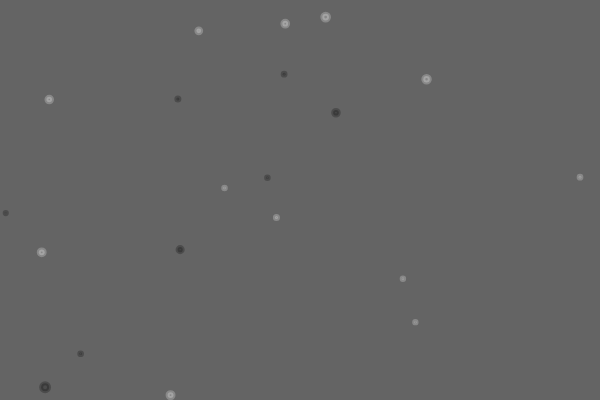
Frame 1 (no input)
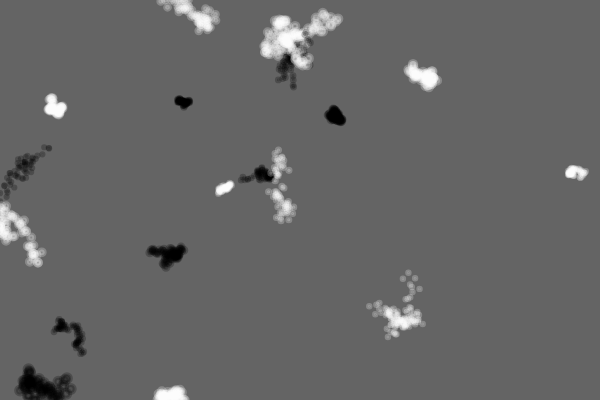
Frame 60 (no input)
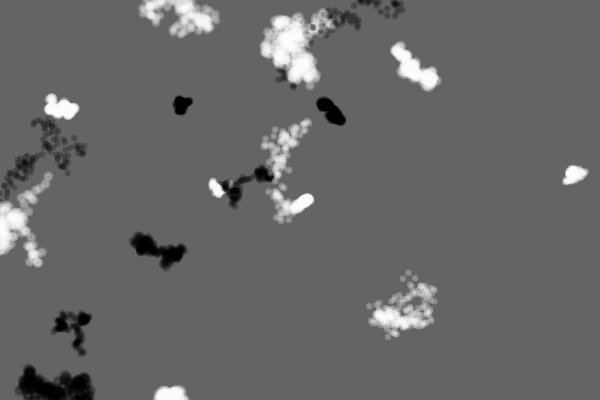
Frame 120 (the mouse pressed at the canvas centre since frame 60)

The p5.js sketch that drew these frames (run headless with seeded random() and noise() and a simulated clock; from frame 60 on, the mouse is pressed at the canvas centre):

// p5.js sketch
// ── sketch.js
let a_bubbles = [];
let a_alpha = 60;
let n_start = 20;

function setup() {
  createCanvas(600, 400);
  background(100);
  for (let ind = 0; ind < n_start; ind++ ) {
    let x = random(0, width);
    let y = random(0, height);
    add_bubble(x, y);
  }
}

function mousePressed() {
  add_bubble(mouseX, mouseY);
}

function add_bubble(x,y) {
  let r = random(1, 4);
  let fuz = random([2,4,8])
  let gray = random([0,255]);
  let alpha = a_alpha;
  let bub =  {x, y, r, fuz, gray, alpha}
  a_bubbles.push( bub );
}

function draw() {
  for (let bub of a_bubbles) {
    draw_bubble(bub);  
  }
}

function draw_bubble(bub) {
  move_bubble(bub);
  show_bubble(bub);
}

function move_bubble(bub) {
  bub.x = bub.x + random(-bub.fuz, bub.fuz);
  bub.y = bub.y + random(-bub.fuz, bub.fuz);
  // constrain(n, low, high)
  bub.x = constrain(bub.x, 0, width);
  bub.y = constrain(bub.y, 0, height);
}

function show_bubble(bub) {
  stroke(bub.gray, bub.alpha);
  strokeWeight(4);
  fill(bub.gray, bub.alpha);
  ellipse(bub.x, bub.y, bub.r * 2);
}

// from https://editor.p5js.org/jht1493/sketches/LrhcIzvr2
